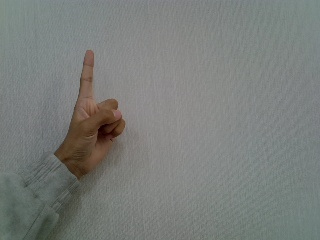
#> input picture report/board_last_test/clean_test_number_1.jpg, 320 x 240 px
$ python -i pynq_sign_language.py   (imports and definitions only)
#> lines starting #> are read from the running program, lines starting #| are printed output that depends on the picture; after the words box and inside, x2 and y2 are one past the last pixel; in counts of white or black regions, pixels touching at a corner belong together
#!/usr/bin/env python3
# -*- coding: utf-8 -*-
"""
PYNQ-Z2 + Logitech C270 手势识别 demo
  静态：1 / 2 / 3 / 4 / 5 / 未知
  动态：你好 / 谢谢 / 再见 / 帮助 / 未知

算法流程沿用参考作品（ZYNQ 手势识别）的逻辑，在 PS 端用 OpenCV 等价实现：
  YCrCb 肤色分割(Cb-Cr 双阈值) -> 形态学开/闭运算 -> 最大连通域 -> 轮廓特征
  -> 特征向量 + 最小二范数(最近邻)匹配 -> 距离超阈值判"未知"
动态部分是把静态的"特征向量 L2"扩展到时序：轨迹 + DTW(时序上的对齐 L2)。

用法:
  # 0) 先锁定摄像头自动曝光/白平衡（关键！否则肤色阈值逐帧漂移）
  v4l2-ctl -d /dev/video0 -c exposure_auto=1 -c exposure_absolute=150
  v4l2-ctl -d /dev/video0 -c white_balance_temperature_auto=0 -c white_balance_temperature=4000

  # 先查清摄像头真正支持哪些分辨率/帧率组合（决定后面参数怎么填）
  v4l2-ctl -d /dev/video0 --list-formats-ext

  # 1) 模板都在 PC 上离线生成（evaluate_features.py -> sign_templates.json），
  #    与本脚本放同一目录即可，无需在板上标定。
  #    新增手势：在数据集下建 number_X 目录(如 number_6=点赞)后重跑 evaluate_features.py

  # 2) 运行识别
  python3 pynq_sign_language.py --mode static
  python3 pynq_sign_language.py --mode transition

改采集参数（都会打印"请求 -> 实际"，以实际值为准）:
  # 分辨率 + 目标帧率
  python3 pynq_sign_language.py --mode static --width 640 --height 480 --fps 30
  # 卡顿时降分辨率或换未压缩格式
  python3 pynq_sign_language.py --mode static --width 320 --height 240 --fps 60
  python3 pynq_sign_language.py --mode static --width 640 --height 480 --fourcc YUYV
  # 降低处理量（每 2 帧算 1 帧），采集帧率不变、处理帧率减半
  python3 pynq_sign_language.py --mode static --skip 1

依赖: python3 + opencv(python) + numpy，PYNQ 2.6/3.0 镜像自带。
"""
import argparse
import json
import os
import sys
import time

import cv2
import numpy as np

TPL_PATH = "sign_templates.json"

# 静态手势标签。evaluate_features.py 会从数据集目录 number_X 自动发现类别，
# 因此新增第 6/7 类只需在数据集下建 number_6 / number_7 并重训模板，无需改代码。
STATIC_LABELS = ["1", "2", "3", "4", "5", "6", "7"]
UNKNOWN = "未知"

# 显示名：6=点赞(竖起拇指)，7=停止(一手食指顶住另一手掌心)
GESTURE_NAMES = {"1": "1", "2": "2", "3": "3", "4": "4", "5": "5",
                 "6": "点赞", "7": "停止"}


# [7 lines left out: function gname, not called in this run]


# ----------------------------------------------------------------------------
# 1. 采集与分割：对应 PL 的 YCbCr 肤色阈值 + 形态学 + 最大连通域
# ----------------------------------------------------------------------------
class HandSeg(object):
    def __init__(self, min_area_ratio=0.02, max_area_ratio=0.55, k=5, use_wb=True):
        self.kern = cv2.getStructuringElement(cv2.MORPH_ELLIPSE, (k, k))
        self.min_ratio = min_area_ratio
        self.max_ratio = max_area_ratio
        self.use_wb = use_wb      # 已在 v4l2 层锁定白平衡时可关掉，省一整步
        # 参考作品原始阈值(Cb 77-127/Cr 133-173)过窄：实测对不同白平衡域
        # (静态图 Cb≈110-128 / 动态视频 Cb≈126-142) 会在其中一个域失效。
        # 加宽到 Cr 130-185 / Cb 75-145，两个域均验证可完整分割手部，
        # 灰白背景(Cr<130)仍被排除。板端若漂移可经 AXI-Lite/参数再调。
        self.lo = np.array([0, 130, 75], np.uint8)
        self.hi = np.array([255, 185, 145], np.uint8)
        # ROI 模式下的面积占 ROI 的上下限（ROI 里手占比会很高，不能用全图的比例）
        self.roi_min, self.roi_max = 0.04, 0.95
        self._gain = None            # 缓存的白平衡增益

    @staticmethod
    def calc_gain(frame):
        """灰度世界增益：按 1/4 采样估算（增益是整幅图的全局量）。"""
        sm = frame[::4, ::4].reshape(-1, 3).astype(np.float32)
        means = sm.mean(axis=0)
        return means.mean() / (means + 1e-6)

    # [14 lines left out: function gray_world, not called in this run]

    def _wb(self, sub, is_roi):
        """白平衡。ROI 帧复用缓存的全图增益：ROI 内几乎只有手，
        在其上统计均值会把肤色当成"灰色基准"，反而把肤色拉向灰、破坏分割。"""
        if not self.use_wb:
            return sub
        if not is_roi:
            self._gain = self.calc_gain(sub)
        if self._gain is None:
            return sub
        lut = [np.clip(np.arange(256, dtype=np.float32) * g, 0, 255).astype(np.uint8)
               for g in self._gain]
        return cv2.merge([cv2.LUT(c, l) for c, l in zip(cv2.split(sub), lut)])

    def __call__(self, frame, roi=None):
        """roi=(x0,y0,x1,y1) 时只处理该区域；轮廓坐标自动偏移回全图坐标。"""
        h, w = frame.shape[:2]
        if roi is None:
            x0, y0, x1, y1 = 0, 0, w, h
        else:
            x0, y0, x1, y1 = roi
        sub = frame[y0:y1, x0:x1]
        base = float((x1 - x0) * (y1 - y0))

        f = self._wb(sub, roi is not None)
        ycc = cv2.cvtColor(f, cv2.COLOR_BGR2YCrCb)
        mask = cv2.inRange(ycc, self.lo, self.hi)
        # 开运算：腐蚀->膨胀，去孤立噪点；闭运算：膨胀->腐蚀，补手部空洞
        mask = cv2.morphologyEx(mask, cv2.MORPH_OPEN, self.kern)
        mask = cv2.morphologyEx(mask, cv2.MORPH_CLOSE, self.kern)

        res = cv2.findContours(mask, cv2.RETR_EXTERNAL, cv2.CHAIN_APPROX_SIMPLE)
        cnts = res[0] if len(res) == 2 else res[1]
        if roi is not None:                 # 贴回全尺寸，便于直接可视化
            full = np.zeros((h, w), np.uint8)
            full[y0:y1, x0:x1] = mask
            mask = full
        if not cnts:
            return None, mask
        cnt = max(cnts, key=cv2.contourArea)
        area = cv2.contourArea(cnt)
        # 面积过滤：太小是噪声，太大通常是脸/背景。
        # 比例必须按"全图面积"算而不是 ROI 面积——按 ROI 算会过松，
        # 实测会让约 10% 的帧把整条手臂当成手（质心跳变 200+ 像素）。
        if area < self.min_ratio * w * h or area > self.max_ratio * w * h:
            return None, mask
        if roi is not None:
            cnt = (cnt + np.array([x0, y0], np.int32)).astype(np.int32)
        return cnt, mask


# [12 lines left out: function make_seg, not called in this run]


class RoiTracker(object):
    """ROI 跟踪：相邻帧之间手只移动一小段，因此只需处理上一帧手部附近的区域。

    ROI 通常只占全图的 1/4 ~ 1/9，分割+形态学的耗时近似同步下降。
    连续跟丢 miss_max 帧或每 refresh 帧会强制做一次全图，用来刷新
    白平衡增益并防止手移出 ROI 后永久跟丢。
    """
    # [219 lines left out: functions __init__, next, hu_log, resample_cnt, count_fingertips, geo_features and 4 more, not called in this run]


# ---- 动态轨迹的每帧特征 -----------------------------------------------------
# 早期版本只用 (cx, cy, area)：丢弃了手的形状，导致四类手势归一化后轨迹
# 高度重合（类间最小距离 0.072 < 类内平均 0.126~0.296），离线准确率仅 18.5%。
# 加上指尖数通道后，"手随时间怎样变形"被保留下来，与静态路径一样有判别力。
NF_SCALE = 2.5        # 指尖数 0~5 -> (nf-2.5)/2.5 ∈ [-1,1]，与 xy/z 同一量级
DYN_FD_MODE = "fdcdf"  # 动态逐帧形状特征，与静态模板的 meta.mode 保持一致


# [109 lines left out: functions traj_feat, active_mask, _median_smooth, dist_to_protos, norm_seq_dyn, not called in this run]


# ----------------------------------------------------------------------------
# 3. 静态识别：特征向量 + 最小二范数最近邻
# ----------------------------------------------------------------------------
class StaticRecognizer(object):
    """静态识别：特征向量 + 最小二范数最近邻 + 每类自适应拒绝阈值。

    templates: {label: 特征向量(list)}
    meta     : 由 evaluate_features.py 生成，含
               mode(特征类型) / mu,sd(z-score 参数) / cls_thr(每类拒绝阈值)
    没有模板时退回"指尖数规则"，仍可演示 1-5。
    """
    # [38 lines left out: functions __init__, predict, not called in this run]


# ----------------------------------------------------------------------------
# 3b. 手势跃迁识别：静态识别 + 滑动窗口投票 + 状态机
# ----------------------------------------------------------------------------
class TransitionRecognizer(object):
    """识别"从一个静态手势切换到另一个"，例如 1 -> 2。

    思路：动态我们不比运动轨迹，而是复用已经很稳的静态识别，
    只在时间维上做两层稳定化，把可靠的 AO 变化抽出来：

      1) 滑动窗口多数投票 —— 滤掉单帧抖动和误判
      2) 状态机 —— 新手势必须连续保持 hold 帧才被确认，
         确认时才与上一个已确认状态比较，相同则不算跃迁

    与类别数无关：静态模板扩到几类，它就支持几类之间的任意跃迁。

    feed() 返回 (event, state)：
      event: 本次产生的跃迁，形如 ("1", "2")；没有则为 None
      state: 当前处于的稳定手势（None 表示还没有）
    """
    # [12 lines left out: function __init__, not called in this run]

    def reset(self):
        self.buf, self.state, self.cand = [], None, None
        self.cand_n, self.miss = 0, 0

    # [131 lines left out: functions _vote, feed, norm_traj, norm_traj_active, dtw, not called in this run]


class DynRecognizer(object):
    # [25 lines left out: functions __init__, predict, not called in this run]


class MotionRecorder(object):
    """自动触发：手稳定出现 STABLE 帧后录 REC_LEN 帧，无需按键。"""
    # [43 lines left out: functions __init__, feed, _finish, load_tpl, not called in this run]


def save_tpl(t):
    with open(TPL_PATH, "w", encoding="utf-8") as f:
        json.dump(t, f, ensure_ascii=False, indent=2)


# [31 lines left out: function open_cam, not called in this run]


class FpsMeter(object):
    """实测帧率与分阶段耗时——上板卡顿时先靠它定位瓶颈在采集、分割还是特征。"""
    # [176 lines left out: functions __init__, tick, poll_quit, draw, run_static, run_transition and 1 more, not called in this run]


# [2 lines not run here, left out]

>>> import cv2
>>> picture = cv2.imread('../report/board_last_test/clean_test_number_1.jpg')
#> picture is the input picture: shape (240, 320, 3); mean B, G, R 122, 125.1, 121.8
>>> result = HandSeg()(picture)
#> in calc_gain, `means = sm.mean(axis=0)`: means = [122.1, 125.2, 121.9]
#> in _wb, `self._gain = self.calc_gain(sub)`: self._gain = [1.01, 0.983, 1.01]
#> in _wb, `lut = [np.clip(np.arange(256, dtype=np.float32) * g, 0, 255).astype(np..`: lut = 3 items
#> in __call__, `ycc = cv2.cvtColor(f, cv2.COLOR_BGR2YCrCb)`: ycc: shape (240, 320, 3); mean of channels 0, 1, 2 122.5, 128.1, 127.9
#> in __call__, `mask = cv2.inRange(ycc, self.lo, self.hi)`:
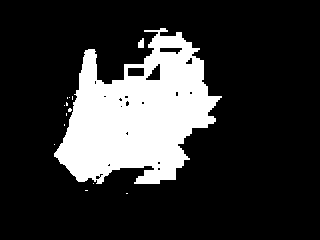
#> mask: shape (240, 320); 19.8% white; 14 white regions (12 under 20 px), largest, box (x1, y1, x2, y2) and area: (54, 28, 222, 184) 15133, (138, 38, 144, 48) 48
#> in __call__, `mask = cv2.morphologyEx(mask, cv2.MORPH_OPEN, self.kern)`:
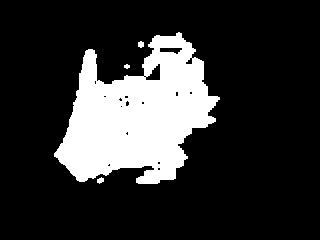
#> mask: shape (240, 320); 19.4% white; 4 white regions, box (x1, y1, x2, y2) and area: (54, 32, 220, 184) 14801, (138, 41, 144, 48) 34, (97, 177, 104, 184) 33, (124, 64, 130, 69) 22
#> in __call__, `mask = cv2.morphologyEx(mask, cv2.MORPH_CLOSE, self.kern)`:
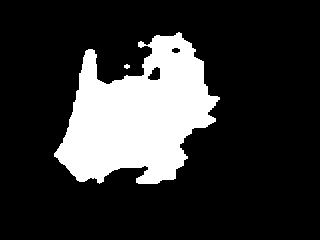
#> mask: shape (240, 320); 19.8% white; 2 white regions
#> in __call__, `res = cv2.findContours(mask, cv2.RETR_EXTERNAL, cv2.CHAIN_APPROX_SIMPLE)`: res = 2 contours, 1 with area under 20; largest, box (x1, y1, x2, y2) and area: (54, 32, 220, 184) 14948
#> in __call__, `cnts = res[0] if len(res) == 2 else res[1]`: cnts has the same summary as res
#> in __call__, `cnt = max(cnts, key=cv2.contourArea)`: cnt = contour of 375 points, box (x1, y1, x2, y2) (54, 32, 220, 184), area 14948
#> in __call__, `area = cv2.contourArea(cnt)`: area = 14947.5

$ run again, on report/board_last_test/clean_test_number_2.jpg
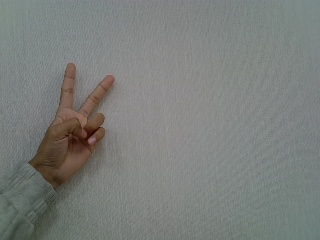
#> input picture report/board_last_test/clean_test_number_2.jpg, 320 x 240 px
#> picture is the input picture: shape (240, 320, 3); mean B, G, R 123, 125.9, 122.9
#> means = [123.1, 126, 123]
#> self._gain = [1.01, 0.984, 1.01]
#> lut = 3 items
#> ycc: shape (240, 320, 3); mean of channels 0, 1, 2 123.5, 128.2, 128
#> in __call__, `mask = cv2.inRange(ycc, self.lo, self.hi)`:
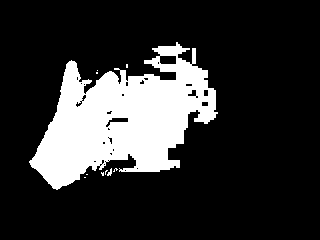
#> mask: shape (240, 320); 19.3% white; 10 white regions (8 under 20 px), largest, box (x1, y1, x2, y2) and area: (29, 42, 218, 190) 14770, (107, 168, 112, 176) 22
#> in __call__, `mask = cv2.morphologyEx(mask, cv2.MORPH_CLOSE, self.kern)`:
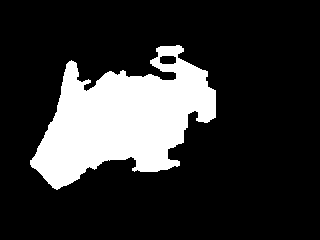
#> mask: shape (240, 320); 19.3% white; 1 white region
#> res = 1 contour; box (x1, y1, x2, y2) and area: (30, 45, 216, 190) 14576
#> cnts has the same summary as res
#> cnt = contour of 415 points, box (x1, y1, x2, y2) (30, 45, 216, 190), area 14576
#> area = 14576

$ run again, on report/board_last_test/clean_test_number_3.jpg
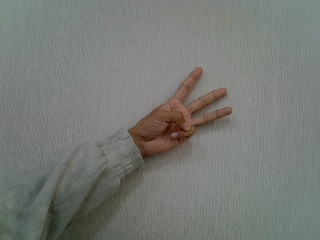
#> input picture report/board_last_test/clean_test_number_3.jpg, 320 x 240 px
#> picture is the input picture: shape (240, 320, 3); mean B, G, R 117.2, 121.4, 119
#> means = [117.4, 121.5, 119.1]
#> self._gain = [1.02, 0.982, 1]
#> lut = 3 items
#> ycc: shape (240, 320, 3); mean of channels 0, 1, 2 118.7, 128.2, 128
#> in __call__, `mask = cv2.inRange(ycc, self.lo, self.hi)`:
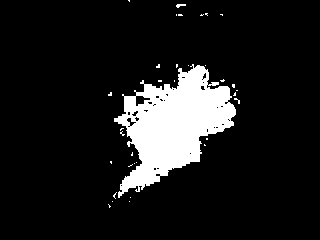
#> mask: shape (240, 320); 10.9% white; 34 white regions (32 under 20 px), largest, box (x1, y1, x2, y2) and area: (114, 64, 236, 198) 8201, (176, 4, 186, 8) 25
#> in __call__, `mask = cv2.morphologyEx(mask, cv2.MORPH_CLOSE, self.kern)`:
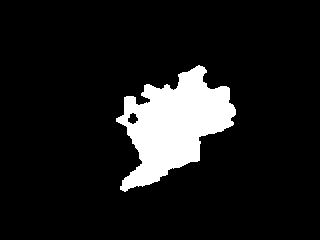
#> mask: shape (240, 320); 10.4% white; 1 white region
#> res = 1 contour; box (x1, y1, x2, y2) and area: (116, 65, 236, 192) 7798
#> cnts has the same summary as res
#> cnt = contour of 290 points, box (x1, y1, x2, y2) (116, 65, 236, 192), area 7798
#> area = 7797.5

$ run again, on report/board_last_test/clean_test_number_4.jpg
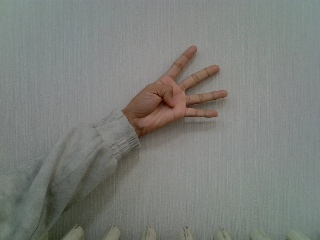
#> input picture report/board_last_test/clean_test_number_4.jpg, 320 x 240 px
#> picture is the input picture: shape (240, 320, 3); mean B, G, R 122.1, 126.6, 123.9
#> means = [122.4, 126.8, 124.2]
#> self._gain = [1.02, 0.981, 1]
#> lut = 3 items
#> ycc: shape (240, 320, 3); mean of channels 0, 1, 2 123.8, 128.1, 128
#> in __call__, `mask = cv2.inRange(ycc, self.lo, self.hi)`:
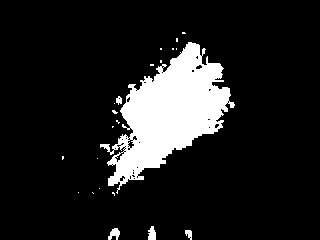
#> mask: shape (240, 320); 12.4% white; 22 white regions (17 under 20 px), largest, box (x1, y1, x2, y2) and area: (100, 42, 235, 194) 9140, (108, 228, 120, 240) 89, (148, 226, 156, 240) 88, (185, 230, 192, 240) 48, (116, 96, 122, 105) 38
#> in __call__, `mask = cv2.morphologyEx(mask, cv2.MORPH_CLOSE, self.kern)`:
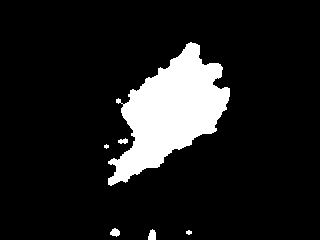
#> mask: shape (240, 320); 11.5% white; 6 white regions (1 under 20 px)
#> res = 6 contours, 2 with area under 20; largest, box (x1, y1, x2, y2) and area: (108, 42, 230, 186) 8360, (148, 229, 156, 240) 54, (110, 228, 120, 237) 49, (118, 138, 128, 144) 30
#> cnts has the same summary as res
#> cnt = contour of 332 points, box (x1, y1, x2, y2) (108, 42, 230, 186), area 8360
#> area = 8360.5
